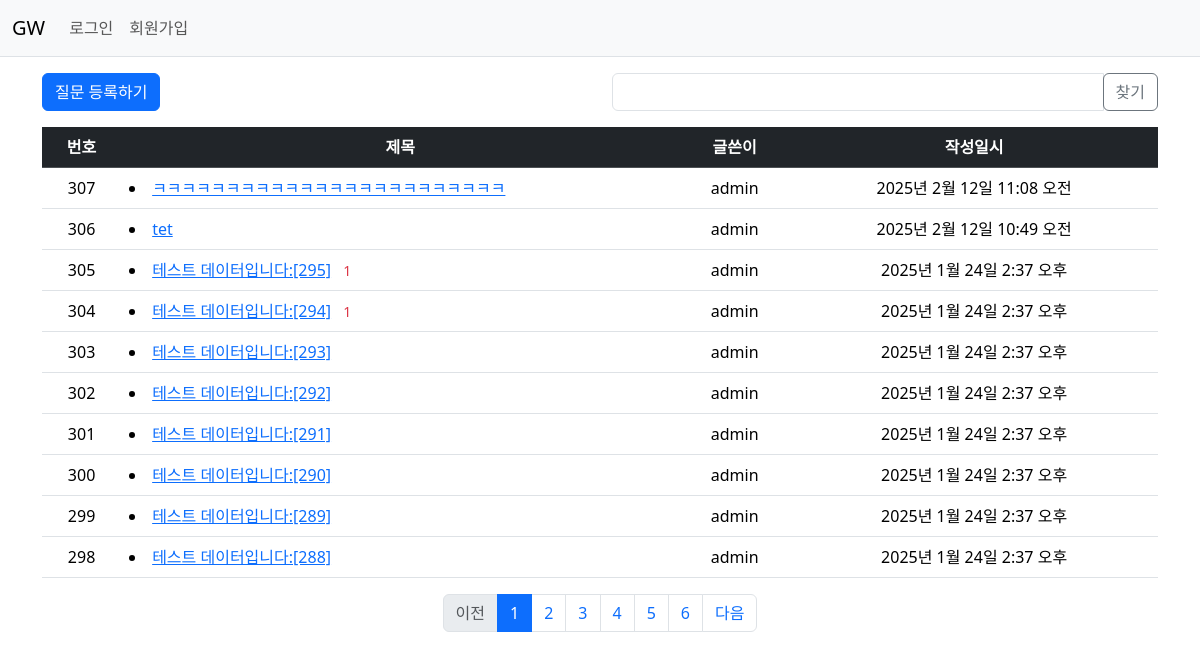
Page /gw/ on the committed database.
### gw/models.py (models this page shows, shortened)
class Question(models.Model):
    subject = models.CharField(max_length=200)
    content = models.TextField()
    create_date = models.DateTimeField(default=now)
    author = models.ForeignKey(User, on_delete=models.CASCADE, related_name='author_question')
    modify_date = models.DateTimeField(null=True, blank=True) # 수정 일시 추가, null 허용, 값 없어도 허용
    voter = models.ManyToManyField(User, related_name='voter_question')

### gw/views/base_views.py (the view, shortened to what this page needs)
# urls.py: path('', base_views.index, name='index') # '/'에 해당하는 path 설정
def index(request):
    page = request.GET.get('page', '1')
    kw = request.GET.get('kw', '') # 검색어
    question_list = Question.objects.order_by('-create_date')
    paginator = Paginator(question_list, 10) # 페이지당 10개씩 보여준다.
    page_obj = paginator.get_page(page)
    context = {'question_list' : page_obj, 'page':page, 'kw': kw} # 템플릿에 전달하기 위해 page, kw 추가
    return render(request, 'gw/question_list.html', context)

### gw/templatetags/gw_filter.py (called while the page is built)
@register.filter
def sub(value, arg):
    return value -arg

### templates/gw/question_list.html (shortened to what this page needs)
{% extends 'base.html' %}
{% load gw_filter %}
{% block content %}
<!-- {% load static %}
<link rel="stylesheet" type="text/css" href="{% static 'bootstrap.min.css' %}"> -->
<div class="container my-3">
    <div class="row my-3">
        <div class="col-6">
            <a href="{% url 'gw:question_create' %}" class="btn btn-primary">질문 등록하기</a>
        </div>
        <div class="col-6">
            <div class="input-group">
                <input type="text" id="search_kw" class="form-control" value="{{ kw|default_if_none:'' }}">
                <div class="input-group-append">
                    <button class="btn btn-outline-secondary" type="button" id="btn_search">찾기</button>
                </div>
            </div>
        </div>
    </div>
    <table class="table">
        <thead>
        <tr class="text-center table-dark">
            <th>번호</th>
            <th style="width:50%">제목</th>
            <th>글쓴이</th>
            <th>작성일시</th>
        </tr>
        </thead>
        <tbody>
        {% if question_list %}
        {% for question in question_list %}
        <tr class="text-center">
            <td>
                {{ question_list.paginator.count|sub:question_list.start_index|sub:forloop.counter0|add:1 }}
            </td>
            <td class="text-start">
                <li>
                    <a href="{% url 'gw:detail' question.id %}">{{ question.subject }}</a>
                    {% if question.answer_set.count > 0 %}
                    <span class="text-danger small mx-2"> {{ question.answer_set.count }}</span>
                    {% endif %}
                </li>
            </td>
            <td>{{ question.author.username }}</td>
            <td>{{ question.create_date }}</td>
        </tr>
        {% endfor %}
        {% else %}
        <tr>
            <td colspan="4">질문이 없습니다.</td>
        </tr>
        {% endif %}
        </tbody>
    </table>
    <ul class="pagination justify-content-center">
        {% if question_list.has_previous %}
        <li class="page-item">
            <a class="page-link" data-page="{{ question_list.previous_page_number }}"
            href="javascript:void(0)">이전</a>
        </li>
        {% else %}
        <li class="page-item disabled">
            <a class="page-link" tabindex="-1" aria-disabled="true"
            href="javascript:void(0)">이전</a>
        </li>
        {% endif %}
        {% for page_number in question_list.paginator.page_range %}
        {% if page_number >= question_list.number|add:-5 and page_number <= question_list.number|add:5 %}
        {% if page_number == question_list.number %}
        <li class="page-item active" aria-current="page">
            <a class="page-link" data-page="{{ page_number }}"
           href="javascript:void(0)">{{ page_number }}</a>
        </li>
        {% else %}
        <li class="page-item">
            <a class="page-link" data-page="{{ page_number }}"
           href="javascript:void(0)">{{ page_number }}</a>
        </li>
        {% endif %}
        {% endif %}
        {% endfor %}
        {% if question_list.has_next %}
        <li class="page-item">
            <a class="page-link" data-page="{{ question_list.next_page_number }}"
           href="javascript:void(0)">다음</a>
        </li>
        {% else %}
        <li class="page-item disabled">
            <a class="page-link" tabindex="-1" aria-disabled="true"
            href="javascript:void(0)">다음</a>
        </li>
        {% endif %}
    </ul>
</div>
{% endblock content %}

### rows in the picture
Question: paginator.count|sub "307", subject "ㅋㅋㅋㅋㅋㅋㅋㅋㅋㅋㅋㅋㅋㅋㅋㅋㅋㅋㅋㅋㅋㅋㅋㅋ", author.username "admin", create_date "2025년 2월 12일 11:08 오전"
Question: paginator.count|sub "306", subject "tet", author.username "admin", create_date "2025년 2월 12일 10:49 오전"
Question: paginator.count|sub "305", subject "테스트 데이터입니다:[295]", answer_set.count "1", author.username "admin", create_date "2025년 1월 24일 2:37 오후"
Question: paginator.count|sub "304", subject "테스트 데이터입니다:[294]", answer_set.count "1", author.username "admin", create_date "2025년 1월 24일 2:37 오후"
Question: paginator.count|sub "303", subject "테스트 데이터입니다:[293]", author.username "admin", create_date "2025년 1월 24일 2:37 오후"
Question: paginator.count|sub "302", subject "테스트 데이터입니다:[292]", author.username "admin", create_date "2025년 1월 24일 2:37 오후"
Question: paginator.count|sub "301", subject "테스트 데이터입니다:[291]", author.username "admin", create_date "2025년 1월 24일 2:37 오후"
Question: paginator.count|sub "300", subject "테스트 데이터입니다:[290]", author.username "admin", create_date "2025년 1월 24일 2:37 오후"
Question: paginator.count|sub "299", subject "테스트 데이터입니다:[289]", author.username "admin", create_date "2025년 1월 24일 2:37 오후"
Question: paginator.count|sub "298", subject "테스트 데이터입니다:[288]", author.username "admin", create_date "2025년 1월 24일 2:37 오후"

### other values in the picture
{{ page_number }} "1"
{{ page_number }} "2" "3" "4" "5" "6"
